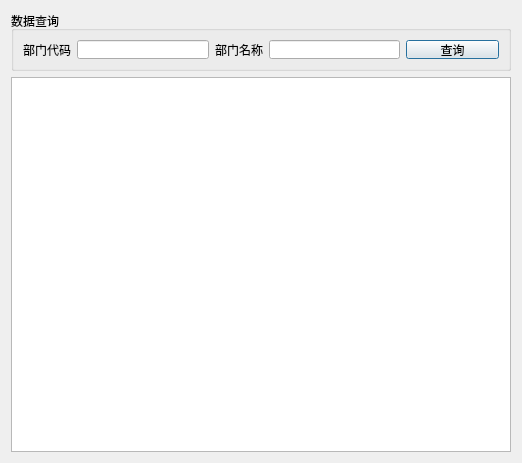
<?xml version="1.0" encoding="UTF-8"?>
<ui version="4.0">
 <class>DlgDeptMng</class>
 <widget class="QDialog" name="DlgDeptMng">
  <property name="geometry">
   <rect>
    <x>0</x>
    <y>0</y>
    <width>518</width>
    <height>463</height>
   </rect>
  </property>
  <property name="minimumSize">
   <size>
    <width>0</width>
    <height>0</height>
   </size>
  </property>
  <property name="windowTitle">
   <string>部门管理</string>
  </property>
  <layout class="QVBoxLayout" name="verticalLayout">
   <item>
    <widget class="QGroupBox" name="groupBox">
     <property name="minimumSize">
      <size>
       <width>500</width>
       <height>60</height>
      </size>
     </property>
     <property name="maximumSize">
      <size>
       <width>500</width>
       <height>60</height>
      </size>
     </property>
     <property name="title">
      <string>数据查询</string>
     </property>
     <layout class="QHBoxLayout" name="horizontalLayout" stretch="2,2,1">
      <item>
       <layout class="QHBoxLayout" name="horizontalLayout_2">
        <item>
         <widget class="QLabel" name="label">
          <property name="text">
           <string>部门代码</string>
          </property>
          <property name="alignment">
           <set>Qt::AlignRight|Qt::AlignTrailing|Qt::AlignVCenter</set>
          </property>
         </widget>
        </item>
        <item>
         <widget class="QLineEdit" name="leqryId"/>
        </item>
       </layout>
      </item>
      <item>
       <layout class="QHBoxLayout" name="horizontalLayout_3">
        <item>
         <widget class="QLabel" name="label_2">
          <property name="text">
           <string>部门名称</string>
          </property>
          <property name="alignment">
           <set>Qt::AlignRight|Qt::AlignTrailing|Qt::AlignVCenter</set>
          </property>
         </widget>
        </item>
        <item>
         <widget class="QLineEdit" name="leqryName"/>
        </item>
       </layout>
      </item>
      <item>
       <widget class="QPushButton" name="btnQuery">
        <property name="text">
         <string>查询</string>
        </property>
       </widget>
      </item>
     </layout>
    </widget>
   </item>
   <item>
    <widget class="QTableView" name="tvDept">
     <property name="enabled">
      <bool>true</bool>
     </property>
     <property name="contextMenuPolicy">
      <enum>Qt::CustomContextMenu</enum>
     </property>
     <property name="editTriggers">
      <set>QAbstractItemView::NoEditTriggers</set>
     </property>
     <property name="selectionBehavior">
      <enum>QAbstractItemView::SelectRows</enum>
     </property>
    </widget>
   </item>
  </layout>
 </widget>
 <resources/>
 <connections/>
</ui>
